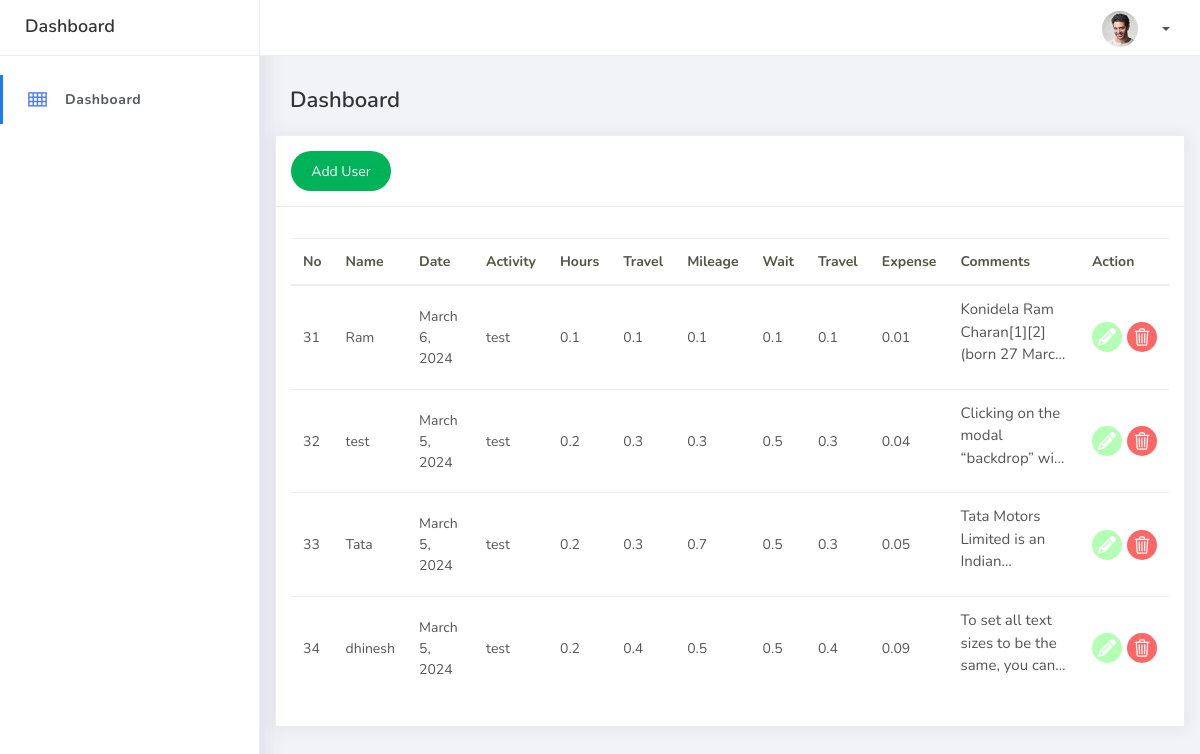
The app's page /records/ with its own data.
### record_keeper/models.py (models this page shows, shortened)
class Record(models.Model):
    name = models.CharField(max_length=100)
    date = models.DateField()
    activity = models.CharField(max_length=100)
    hours = models.DecimalField(max_digits=4, decimal_places=1)
    travel = models.DecimalField(max_digits=4, decimal_places=1)
    mileage = models.DecimalField(max_digits=5, decimal_places=1)
    wait = models.DecimalField(max_digits=4, decimal_places=1)
    expense = models.DecimalField(max_digits=10, decimal_places=2,
                                  verbose_name='Expense ($)')  # Define verbose_name for better readability
    comments = models.TextField(blank=True)  # Allow comments to be optional

### record_keeper/views.py (the view)
# urls.py: path('records/', RecordListView.as_view(), name='record_list'),
class RecordListView(View):
    def get(self, request):
        records = Record.objects.all()
        return render(request, 'tables.html', {'records': records})

### record_keeper/templates/tables.html (shortened to what this page needs)
{% extends 'base.html' %}
{% load static %}
{% block content %}
<div class="main-panel">
    <div class="content">
        <div class="container-fluid">
            <h4 class="page-title">Dashboard</h4>
            <div class="row">
                <div class="col-md-15">
                    <div class="card">
                        <div class="card-header">
                            <button class="green-button"
                                style="background-color: #00b359; width:100px; height: 40px;border-radius: 20px; color:white; border: none; font-family: nunito, sans-serif; font-size: 14px;"><a
                                    style="color: white" href="{% url 'record_create' %}">Add User</a> </button>
                        </div>
                        <div class="card-body">
                            <table class="table mt-3">
                                <thead>
                                    <tr>
                                        <th scope="col">No</th>
                                        <th scope="col">Name</th>
                                        <th scope="col">Date</th>
                                        <th scope="col">Activity</th>
                                        <th scope="col">Hours</th>
                                        <th scope="col">Travel</th>
                                        <th scope="col">Mileage</th>
                                        <th scope="col">Wait</th>
                                        <th scope="col">Travel</th>
                                        <th scope="col">Expense</th>
                                        <th scope="col">Comments</th>
                                        <th scope="col">Action</th>
                                    </tr>
                                </thead>
                                <tbody>
                                    {% for item in records %}
                                    <tr>
                                        <td>{{ item.id }}</td>
                                        <td>{{ item.name }}</td>
                                        <td>{{ item.date }}</td>
                                        <td>{{ item.activity }}</td>
                                        <td>{{ item.hours }}</td>
                                        <td>{{ item.travel }}</td>
                                        <td>{{ item.mileage }}</td>
                                        <td>{{ item.wait }}</td>
                                        <td>{{ item.travel }}</td>
                                        <td>{{ item.expense }}</td>
                                        <td>
                                            <p style="  display: -webkit-box;
            max-width: 200px;
            -webkit-line-clamp: 3;
            -webkit-box-orient: vertical;
            overflow: hidden;">{{ item.comments }} </p>
                                        </td>
                                        <td>
                                            <span style="display: flex; gap:5px;">
                                                <button class="green-button"
                                                    style="background-color: #b3ffb3;  width:30px; height: 30px;border-radius: 50%; display:flex; justify-content:center; align-items: center; border: none;"><a
                                                        style="width: 18px; height: 18px;"
                                                        href="{% url 'record_edit' item.id %}">
                                                    </a> </button>
                                                <button class="green-button delete-button"
                                                    style="background-color: #ff6666; width:30px; height: 30px;border-radius: 50%; display:flex; justify-content:center; align-items: center; border: none;"
                                                    data-item-id="{{ item.id }}" data-csrf-token="{{ csrf_token }}">
                                                    <a style="width: 20px; height: 20px;"> </a>
                                                </button>
                                            </span>
                                        </td>
                                    </tr>
                                    {% endfor %}
                                </tbody>
                            </table>
                        </div>
                    </div>
                    {% endblock %}

### record_keeper/templates/base.html (shortened to what this page needs)
{% load static %}
<!DOCTYPE html>
<html>
<head>
	<link rel="stylesheet" href="{% static 'assets/css/bootstrap.min.css' %}">
	<link rel="stylesheet" href="{% static 'assets/css/ready.css' %}">
	<link rel="stylesheet" href="{% static 'assets/css/demo.css' %}">
</head>
<body>
	<div class="wrapper">
		<div class="main-header">
			<div class="logo-header">
				<a>
					Dashboard
				</a>
					<span class="navbar-toggler-icon"></span>
			</div>
			<nav class="navbar navbar-header navbar-expand-lg">
				<div class="container-fluid">
					<ul class="navbar-nav topbar-nav ml-md-auto align-items-center">
						<li class="nav-item dropdown">
							<a class="dropdown-toggle profile-pic" data-toggle="dropdown" href="#"
								aria-expanded="false">
								<img src="{% static 'assets/img/profile.jpg' %}" alt="user-img" width="36"
									class="img-circle">
								<span>{{ request.user.username }}</span>
							</a>
						</li>
					</ul>
				</div>
			</nav>
		</div>
		<div class="sidebar">
			<div class="scrollbar-inner sidebar-wrapper">
				<ul class="nav">
					<li class="nav-item active">
						<a>
							<i class="la la-th"></i>
							<p>Dashboard</p>
						</a>
					</li>
				</ul>
			</div>
		</div>
		{% block content %}
		{% endblock %}
	</div>
	</div>
	</div>
	</div>
</body>
</html>

### records on screen
Record: id "31", name "Ram", date "March 6, 2024", activity "test", hours "0.1", travel "0.1", mileage "0.1", wait "0.1", expense "0.01", comments "Konidela Ram Charan[1][2] (born 27…"
Record: id "32", name "test", date "March 5, 2024", activity "test", hours "0.2", travel "0.3", mileage "0.3", wait "0.5", expense "0.04", comments "Clicking on the modal “backdrop”…"
Record: id "33", name "Tata", date "March 5, 2024", activity "test", hours "0.2", travel "0.3", mileage "0.7", wait "0.5", expense "0.05", comments "Tata Motors Limited is an…"
Record: id "34", name "dhinesh", date "March 5, 2024", activity "test", hours "0.2", travel "0.4", mileage "0.5", wait "0.5", expense "0.09", comments "To set all text sizes to be the same, you…"
